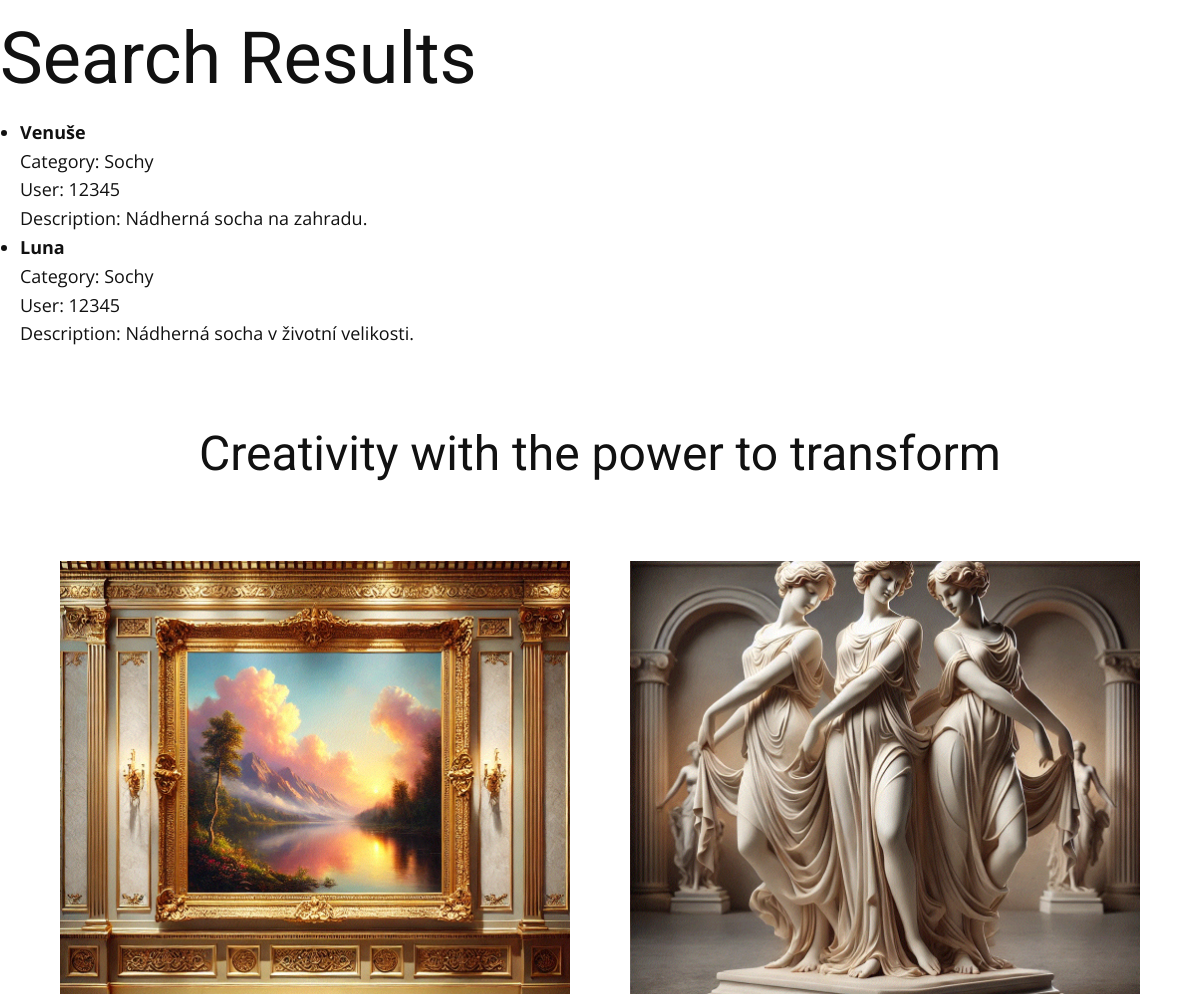
The page /search/ (middle part) on the database as committed earlier.
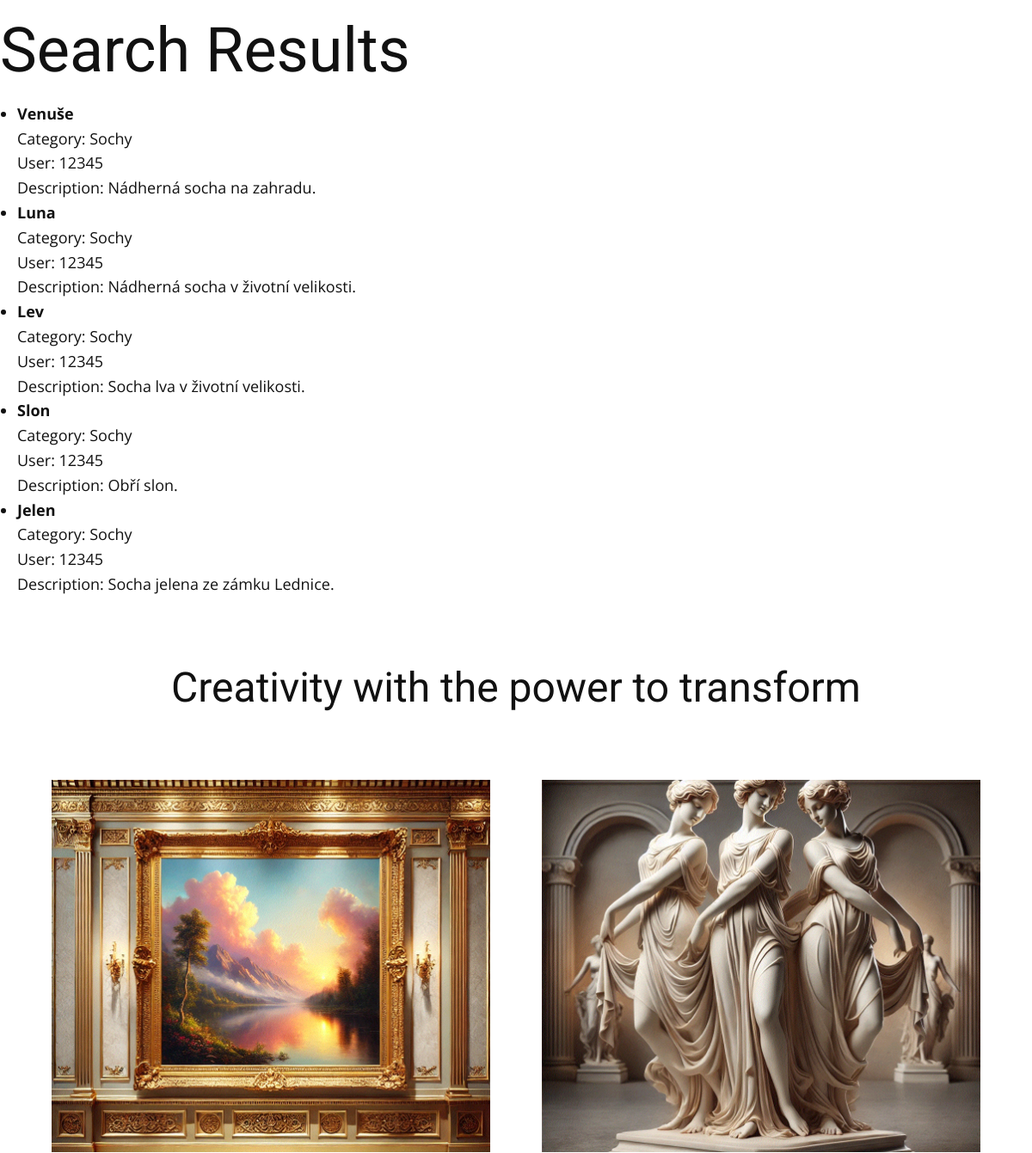
The same page on the database as committed later.
### viewer/models.py (models this page shows, shortened)
class Advertisement(Model):
    name = CharField(max_length=128)
    user = ForeignKey(User, on_delete=models.DO_NOTHING)
    category = ForeignKey(Category, on_delete=models.DO_NOTHING)
    description = TextField()

class Category(Model):
    name = CharField(max_length=128)
    def __str__(self):
        return f"{self.name}"

### viewer/views.py (the view)
# urls.py: path("search/", search, name='search'),
def search(request):
    hledany_vyraz = request.GET.get('hledej', '')
    hledany_vyraz_capitalized = hledany_vyraz.capitalize()
    return render(request, template_name='search.html', context={
        "searchs": Advertisement.objects.filter(
            Q(name__icontains=hledany_vyraz) | Q(name__icontains=hledany_vyraz_capitalized) | Q(description__icontains=hledany_vyraz) | Q(description__icontains=hledany_vyraz_capitalized)
        )
    })
    template_name = 'form.html'

### viewer/templates/search.html (shortened to what this page needs)
{% extends "base.html" %}
{% load static %}
{% block content %}
    <h1>Search Results</h1>
    {% if searchs %}
        <ul>
            {% for ad in searchs %}
                <li>
                    <strong>{{ ad.name }}</strong><br>
                    Category: {{ ad.category }}<br>
                    User: {{ ad.user }}<br>
                    Description: {{ ad.description }}<br>
                </li>
            {% endfor %}
        </ul>
    {% else %}
        <p>No results found for your search.</p>
    {% endif %}
{% endblock %}

### viewer/templates/base.html (shortened to what this page needs)
{% load static %}
<!DOCTYPE html>
<html style="font-size: 16px;" lang="en"><head>
    <link rel="stylesheet" href="{% static 'nicepage.css' %}" media="screen">
<link rel="stylesheet" href="{% static 'index.css' %}" media="screen">
  <meta data-intl-tel-input-cdn-path="intlTelInput/"></head>
<body data-home-page="Home.html" data-home-page-title="Home" data-path-to-root="./" data-include-products="false" class="u-body u-xl-mode" data-lang="en">
{% block content %}{% endblock %}
    <section class="u-align-center u-clearfix u-container-align-center u-section-4" id="sec-d691">
      <div class="u-clearfix u-sheet u-valign-middle u-sheet-1">
        <h2 class="u-align-center u-text u-text-default u-text-1"> Creativity with the power to transform</h2>
        <div class="u-expanded-width u-list u-list-1">
          <div class="u-repeater u-repeater-1">
            <div class="u-align-center u-container-align-center u-container-style u-list-item u-repeater-item">
              <div class="u-container-layout u-similar-container u-container-layout-1">
                <img alt="" class="u-expanded-width u-image u-image-default u-image-1" data-image-width="2000" data-image-height="1333" src="{% static "obrazy.gif" %}">
              </div>
            </div>
            <div class="u-align-center u-container-align-center u-container-align-center-sm u-container-align-center-xs u-container-style u-list-item u-repeater-item">
              <div class="u-container-layout u-similar-container u-container-layout-2">
                <img alt="" class="u-expanded-width u-image u-image-default u-image-2" data-image-width="2000" data-image-height="1333" src="{% static "sochy.gif" %}">
              </div>
            </div>
          </div>
        </div>
      </div>
    </section>
</body></html>

### viewer/static/index.css (style rules this page uses)
.u-section-4 .u-sheet-1 { min-height: 1286px; }
.u-section-4 .u-text-1 { margin: 60px auto 0; }
.u-section-4 .u-list-1 { grid-template-rows: repeat(2, auto); height: auto; margin: 50px auto 60px 0; }
.u-section-4 .u-repeater-1 { grid-template-columns: repeat(2, 50%); min-height: 983px; grid-gap: 0px; }
.u-section-4 .u-container-layout-1 { padding: 30px; }
.u-section-4 .u-image-1 { height: 433px; margin-top: 0; margin-bottom: 0; }
.u-section-4 .u-container-layout-2 { padding: 30px; }
.u-section-4 .u-image-2 { height: 433px; margin-top: 0; margin-bottom: 0; }

Rows that differ between the two databases and show on the page:
added Advertisement: name "Lev", category "Sochy", user "12345", description "Socha lva v životní velikosti."
added Advertisement: name "Slon", category "Sochy", user "12345", description "Obří slon."
added Advertisement: name "Jelen", category "Sochy", user "12345", description "Socha jelena ze zámku Lednice."
